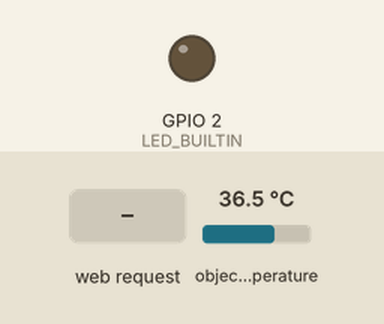
A program run on a simulated ESP8266 (NodeMCU). Parts: output pins drawn as LEDs (lit = HIGH, except the on-board LED, lit = LOW). The inputs (shaded band) are chosen by the test bench; at power-on: object temperature 36.5 °C. WiFi joins after 1.5 s; servers stay silent unless stated; what the program prints to the serial monitor is not drawn.

Above: at 3.2 s.
3.3 s: HTTP request GET / received
At 4.1 s:
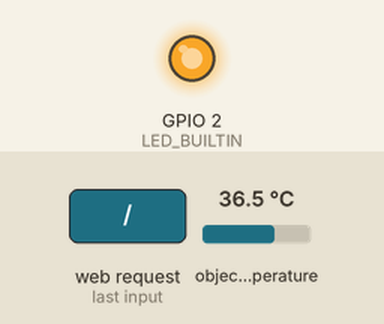
Timing chart, 0 to 6.3 s (numbered marks = the images above; inputs shaded):
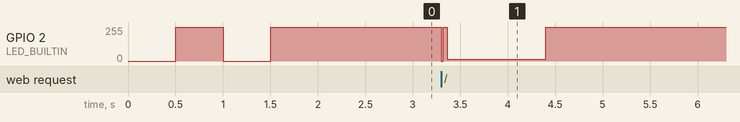

The program:

main.cpp
```cpp
#include <Wire.h>
#include <Adafruit_MLX90614.h>
#include <ESP8266WebServer.h>
#include <ESP8266WiFi.h>
#include <string>
ESP8266WebServer server(80);
double temp=0;
Adafruit_MLX90614 mlx = Adafruit_MLX90614();
IPAddress staticIP(192,168,31,101);
IPAddress gateway(192,168,1,9);
IPAddress subnet(255,255,255,0);
const char* ssid = "Atre";
const char* password = "atre@714";
void tempsend(){
  for(int i=0;i<100;i++){
  digitalWrite(LED_BUILTIN,LOW);
  delay(10);
  digitalWrite(LED_BUILTIN,HIGH);
  temp += mlx.readObjectTempF();
  }
  temp/=100;
  server.send(200,"text/plain",String((temp-32)/1.8000));
  temp=0;
  // server.send(200,"text/plain","Hello");
}

void setup()
{
  Serial.begin(9600);
  pinMode(LED_BUILTIN,OUTPUT);
  WiFi.config(staticIP, gateway, subnet);
  WiFi.begin(ssid, password);
  while (WiFi.status() != WL_CONNECTED) {
    delay(500);
    Serial.print(".");
    digitalWrite(LED_BUILTIN,HIGH);
    delay(500);
    digitalWrite(LED_BUILTIN,LOW);
  }
  digitalWrite(LED_BUILTIN,HIGH);
  Serial.print("Connected\n");
  Serial.print(WiFi.localIP());
  server.begin();
  server.on("/",tempsend);
  mlx.begin();
}


void loop()
{
  server.handleClient();
  // Serial.print("Ambient = ");
  // temp = mlx.readAmbientTempC();
  // Serial.print(temp);
  // Serial.print("*C\tObject = ");
  // Serial.print(mlx.readObjectTempC());
  // Serial.println("*C");
  // Serial.println();
  // delay(1000);
}
```

Measured:
- after the input at 3.3 s, GPIO 2 (LED_BUILTIN): 255/255 → 13/255 at once, → 255/255 1.1 s later
